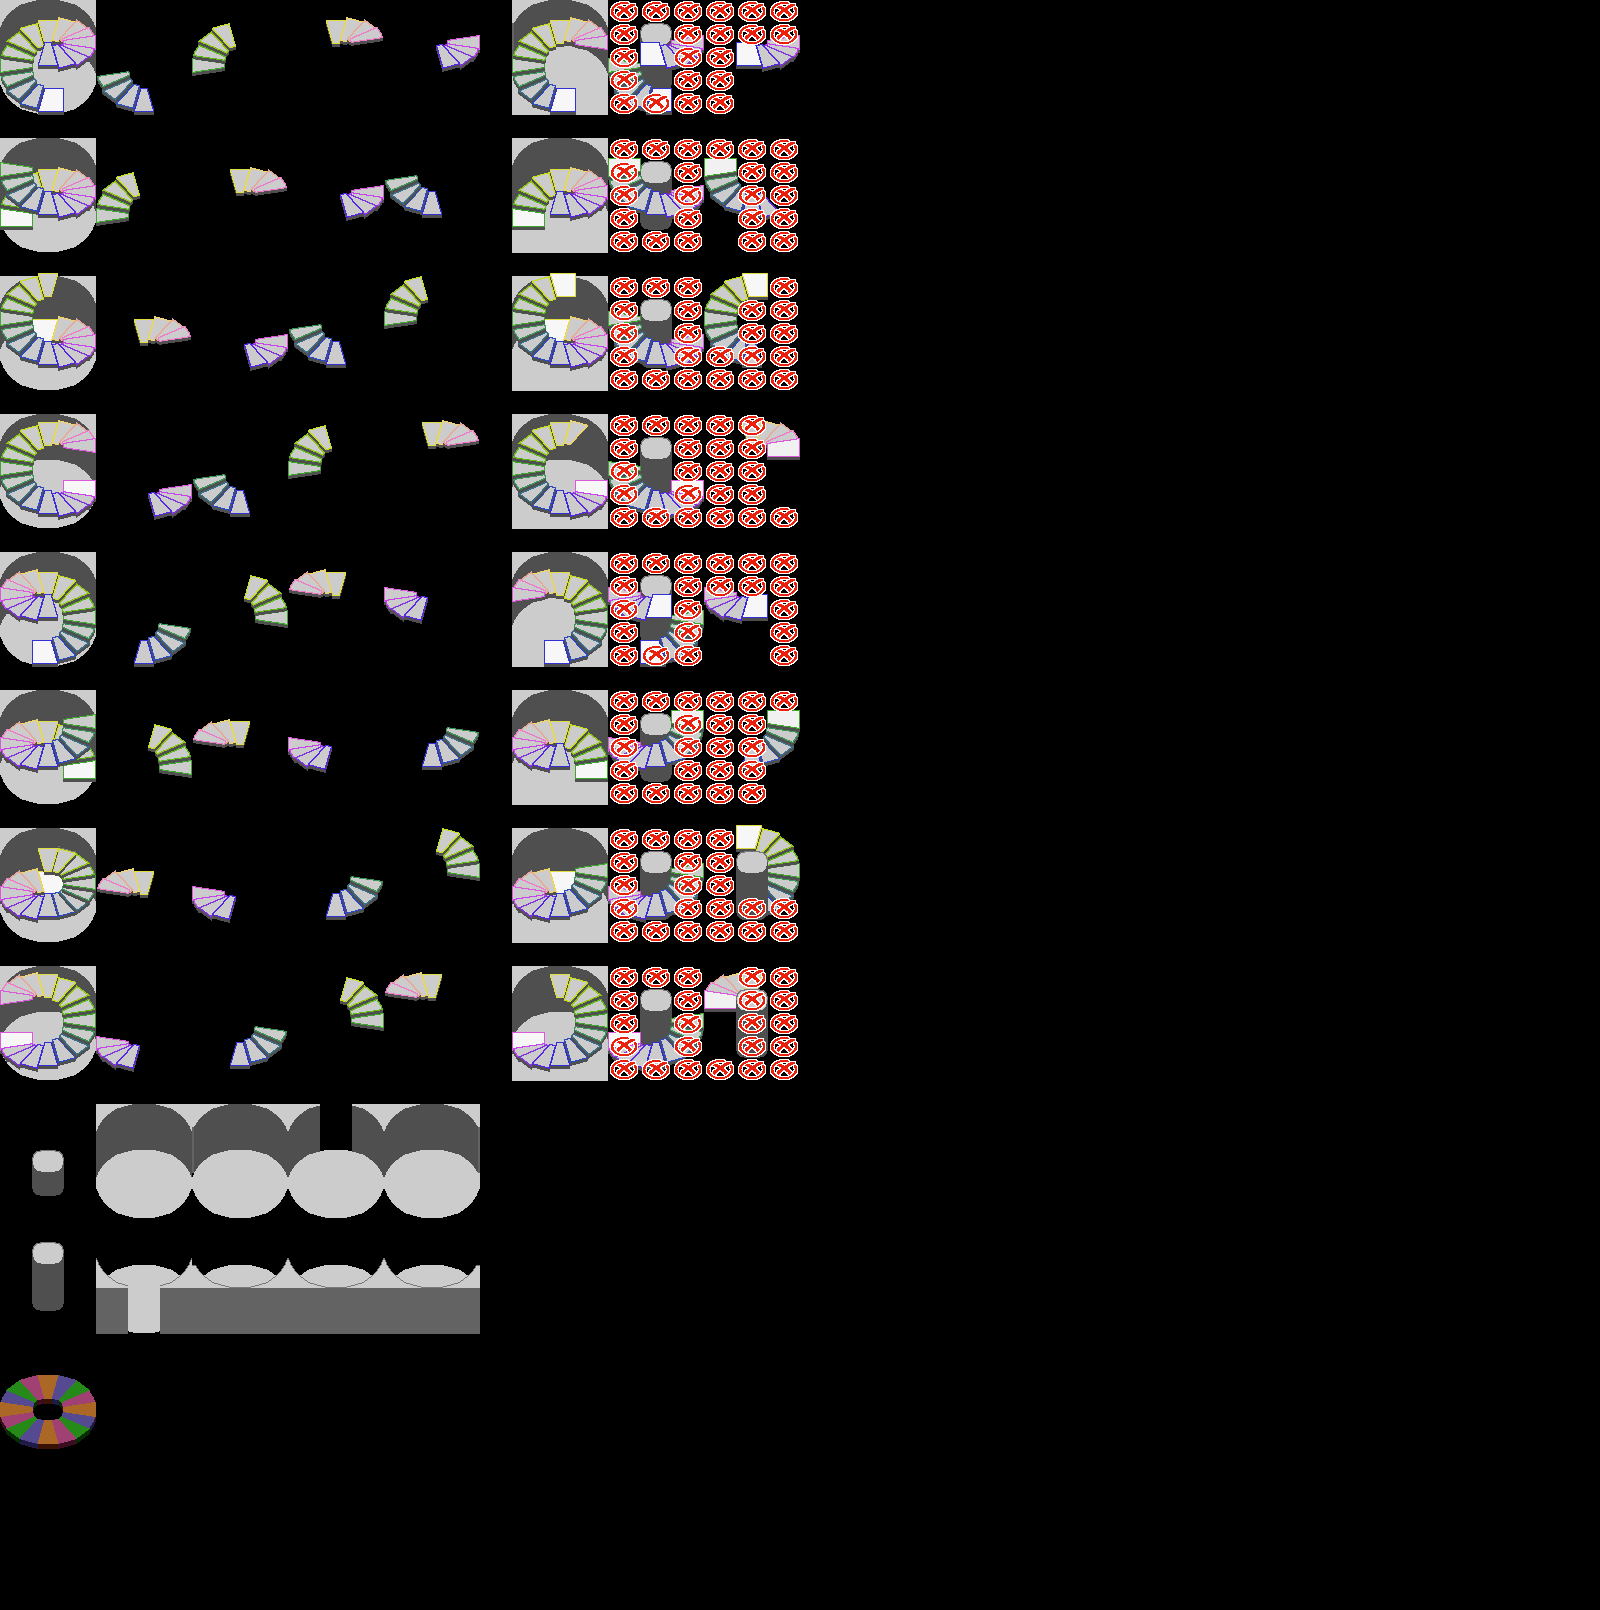

The image is a tile-based game level rendered from a .tmx file. Its description and source (layers, tilesets, objects; grid data summarised) follow:
An orthogonal 50x70 tile map with 32x23 px tiles, 22 tile layers (Floor, Background, Center, 01, ...), 1 hidden layer not drawn, 3 tilesets.

<map version="1.2" tiledversion="1.2.1" orientation="orthogonal" renderorder="right-down" width="50" height="70" tilewidth="32" tileheight="23" infinite="0" nextlayerid="115" nextobjectid="1">
 <tileset firstgid="1" name="steps CW" tilewidth="96" tileheight="115" tilecount="80" columns="10">
  <image source="caracol-cw.png" width="960" height="943" />
 </tileset>
 <tileset firstgid="81" name="steps CCW" tilewidth="96" tileheight="115" tilecount="80" columns="10">
  <image source="caracol-ccw.png" width="960" height="943" />
 </tileset>
 <tileset firstgid="161" name="metadata" tilewidth="32" tileheight="23" tilecount="540" columns="20">
  <image source="metadata.png" width="640" height="621" />
 </tileset>
 <layer id="91" name="Floor" width="50" height="70">
  <data>[3500 cells, 24 non-empty, 2 distinct tile ids]</data>
 </layer>
 <layer id="92" name="Background" width="50" height="70">
  <data>[3500 cells, 26 non-empty, 10 distinct tile ids]</data>
 </layer>
 <layer id="112" name="Center" width="50" height="70">
  <data>[3500 cells, 8 non-empty, 1 distinct tile ids]</data>
 </layer>
 <layer id="93" name="01" width="50" height="70">
  <data>[3500 cells, 29 non-empty, 17 distinct tile ids]</data>
 </layer>
 <layer id="94" name="02" width="50" height="70">
  <data>[3500 cells, 29 non-empty, 9 distinct tile ids]</data>
 </layer>
 <layer id="95" name="03" width="50" height="70">
  <data>[3500 cells, 29 non-empty, 9 distinct tile ids]</data>
 </layer>
 <layer id="96" name="04" width="50" height="70">
  <data>[3500 cells, 29 non-empty, 9 distinct tile ids]</data>
 </layer>
 <layer id="97" name="05" width="50" height="70">
  <data>[3500 cells, 31 non-empty, 9 distinct tile ids]</data>
 </layer>
 <layer id="98" name="06" width="50" height="70">
  <data>[3500 cells, 29 non-empty, 9 distinct tile ids]</data>
 </layer>
 <layer id="99" name="07" width="50" height="70">
  <data>[3500 cells, 29 non-empty, 9 distinct tile ids]</data>
 </layer>
 <layer id="100" name="08" width="50" height="70">
  <data>[3500 cells, 29 non-empty, 9 distinct tile ids]</data>
 </layer>
 <layer id="101" name="09" width="50" height="70">
  <data>[3500 cells, 33 non-empty, 10 distinct tile ids]</data>
 </layer>
 <layer id="102" name="10" width="50" height="70">
  <data>[3500 cells, 30 non-empty, 9 distinct tile ids]</data>
 </layer>
 <layer id="103" name="11" width="50" height="70">
  <data>[3500 cells, 30 non-empty, 9 distinct tile ids]</data>
 </layer>
 <layer id="104" name="12" width="50" height="70">
  <data>[3500 cells, 31 non-empty, 9 distinct tile ids]</data>
 </layer>
 <layer id="105" name="13" width="50" height="70">
  <data>[3500 cells, 38 non-empty, 9 distinct tile ids]</data>
 </layer>
 <layer id="106" name="14" width="50" height="70">
  <data>[3500 cells, 30 non-empty, 9 distinct tile ids]</data>
 </layer>
 <layer id="107" name="15" width="50" height="70">
  <data>[3500 cells, 29 non-empty, 9 distinct tile ids]</data>
 </layer>
 <layer id="108" name="16" width="50" height="70">
  <data>[3500 cells, 29 non-empty, 9 distinct tile ids]</data>
 </layer>
 <layer id="109" name="17" width="50" height="70">
  <data>[3500 cells, 21 non-empty, 16 distinct tile ids]</data>
 </layer>
 <layer id="114" name="Extra" width="50" height="70">
  <data>[3500 cells, 2 non-empty, 1 distinct tile ids]</data>
 </layer>
 <layer id="111" name="Boundaries" width="50" height="70" visible="0">
  <data>[3500 cells, 75 non-empty, 1 distinct tile ids]</data>
 </layer>
 <layer id="113" name="Metadata" width="50" height="70">
  <data>[3500 cells, 178 non-empty, 1 distinct tile ids]</data>
 </layer>
</map>
